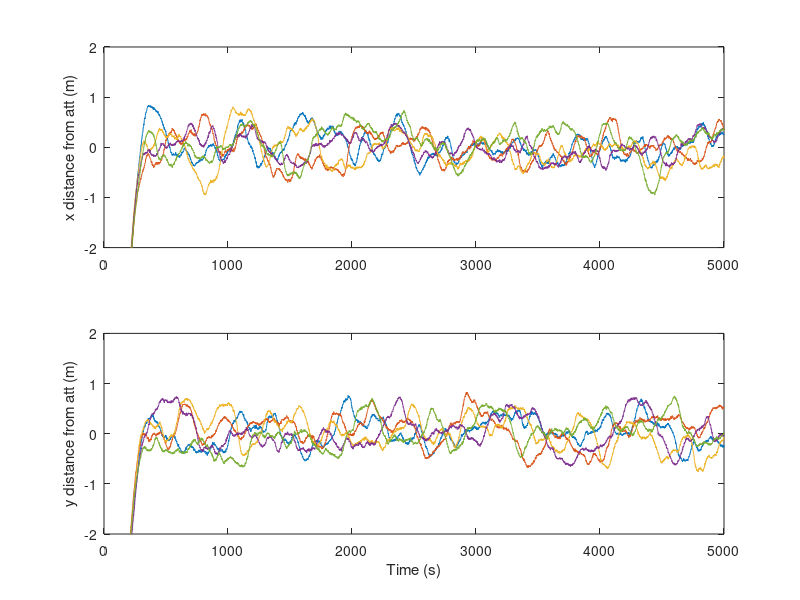
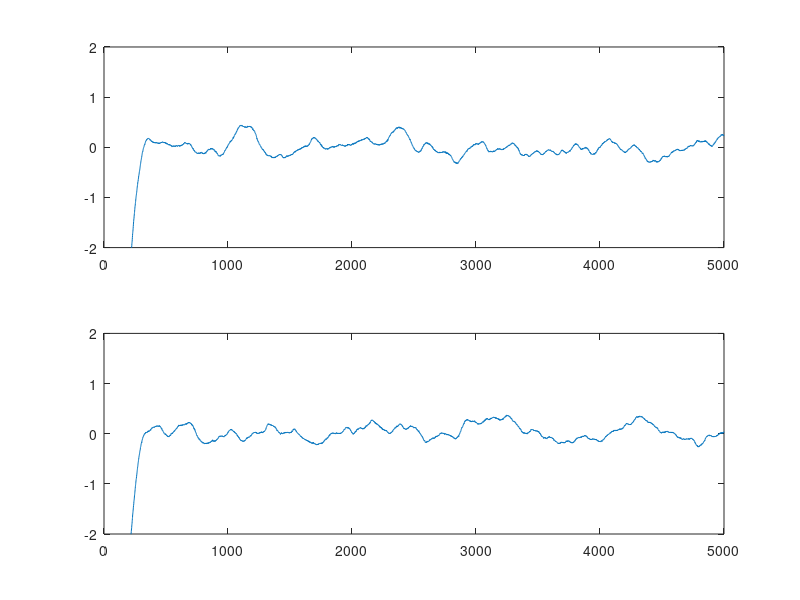

These charts were generated, in order, by the following MATLAB code:
% Reads shark mean position estimate log file from mean_point_pf.py and
% plots


% Read File
M = csvread('testError50_0523.txt');

x = M(1:2:end,:); % odd matrix (x position)
y = M(2:2:end,:); % even matrix (y position)
xmean = mean(x);  % odd matrix
ymean = mean(y);  % odd matrix

subplot(2,1,1);
plot(x');
ylim([-2 2]);
ylabel('x distance from att (m)')
subplot(2,1,2);
plot(y');
ylim([-2 2]);
xlabel('Time (s)');
ylabel('y distance from att (m)')

% Plot Mean
figure
subplot(2,1,1);
plot(xmean)
ylim([-2 2]);
subplot(2,1,2);
plot(ymean)
ylim([-2 2]);
